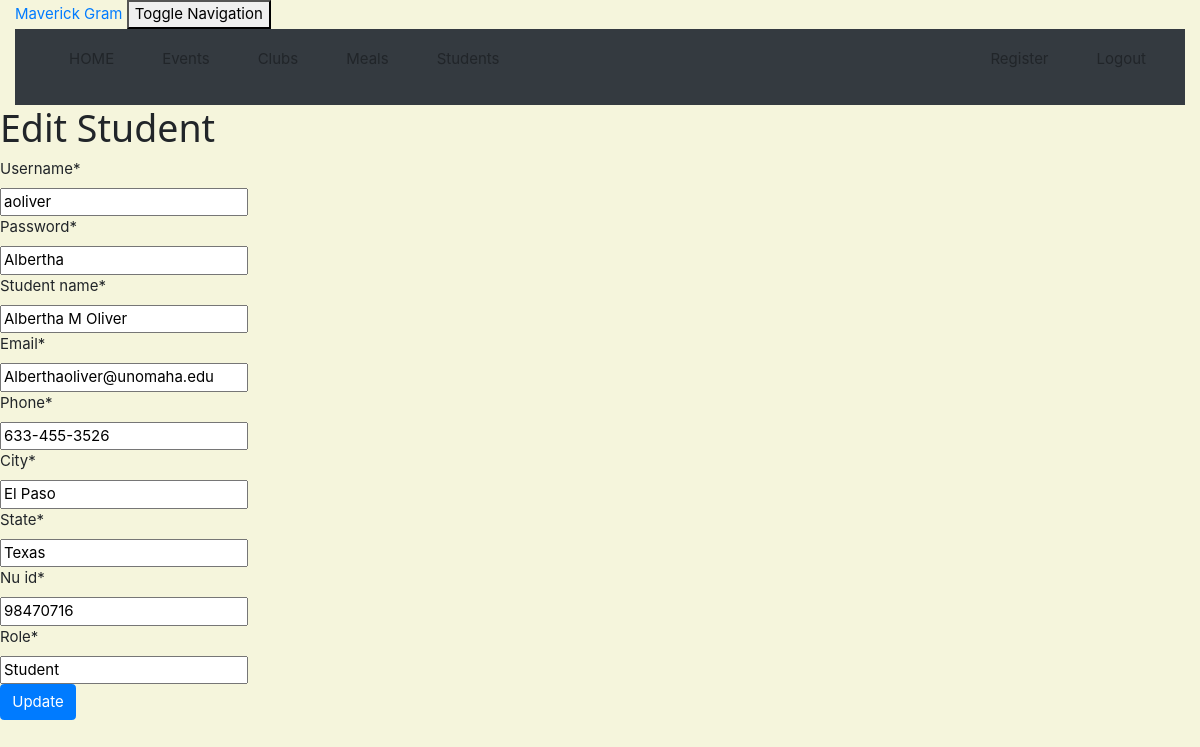
/student/4/edit/ (signed in), run on the app's committed database.
### crm/models.py (models this page shows, shortened)
class Student(models.Model):
    username = models.CharField(max_length=50)
    password = models.CharField(max_length=50)
    student_name = models.CharField(max_length=50)
    email = models.EmailField(max_length=100)
    phone = models.CharField(max_length=20)
    city = models.CharField(max_length=50)
    state = models.CharField(max_length=50)
    nu_id = models.CharField(max_length=100)
    role = models.CharField(max_length=100)

### crm/views.py (the view)
# urls.py: path('student/<int:pk>/edit/', views.student_edit, name='student_edit'),
@staff_member_required
def student_edit(request, pk):
    student = get_object_or_404(Student, pk=pk)
    if request.method == "POST":
        form = StudentForm(request.POST, instance=student)
        if form.is_valid():
            student = form.save(commit=False)
            student.updated_date = timezone.now()
            student.save()
            student = Student.objects.filter()
            return render(request, 'crm/student_list.html',
                          {'students': student})
    else:
        form = StudentForm(instance=student)
    return render(request, 'crm/student_edit.html', {'form': form})

### crm/forms.py
class StudentForm(forms.ModelForm):
    class Meta:
        model = Student
        fields = ('username', 'password', 'student_name', 'email', 'phone', 'city', 'state','nu_id','role')

### crm/templates/crm/student_edit.html (shortened to what this page needs)
<!DOCTYPE html>
<html lang="en">
{% extends 'crm/base.html' %}
{% load crispy_forms_tags %}
{% block content %}
    <h1>Edit Student</h1>
    <form method="POST" class="customer-form">{% csrf_token %}
        {{ form|crispy }}
        <button type="submit" class="btn btn-primary">Update</button>
    </form>
{% endblock %}

### crm/static/css/w3.css (style rules this page uses)
html { box-sizing:border-box }
*,*:before,*:after { box-sizing:inherit }
html { -ms-text-size-adjust:100%;-webkit-text-size-adjust:100% }
body { margin:0 }
button,input,select,textarea,optgroup { font:inherit;margin:0 }
button,input { overflow:visible }
button,select { text-transform:none }
button,[type=button],[type=reset],[type=submit] { -webkit-appearance:button }
html,body { font-family:Verdana,sans-serif;font-size:15px;line-height:1.5 }
html { overflow-x:hidden }
h1 { font-size:36px }
h1,h2,h3,h4,h5,h6 { font-family:"Segoe UI",Arial,sans-serif;font-weight:400;margin:10px 0 }

### crm/templates/crm/student_edit.html (style rules this page uses)
body { background-color: beige; }

### data on the page
Student: username "aoliver", password "Albertha", student_name "Albertha M Oliver", email "Alberthaoliver@unomaha.edu", phone "633-455-3526", city "El Paso", state "Texas", nu_id "98470716", role "Student"
